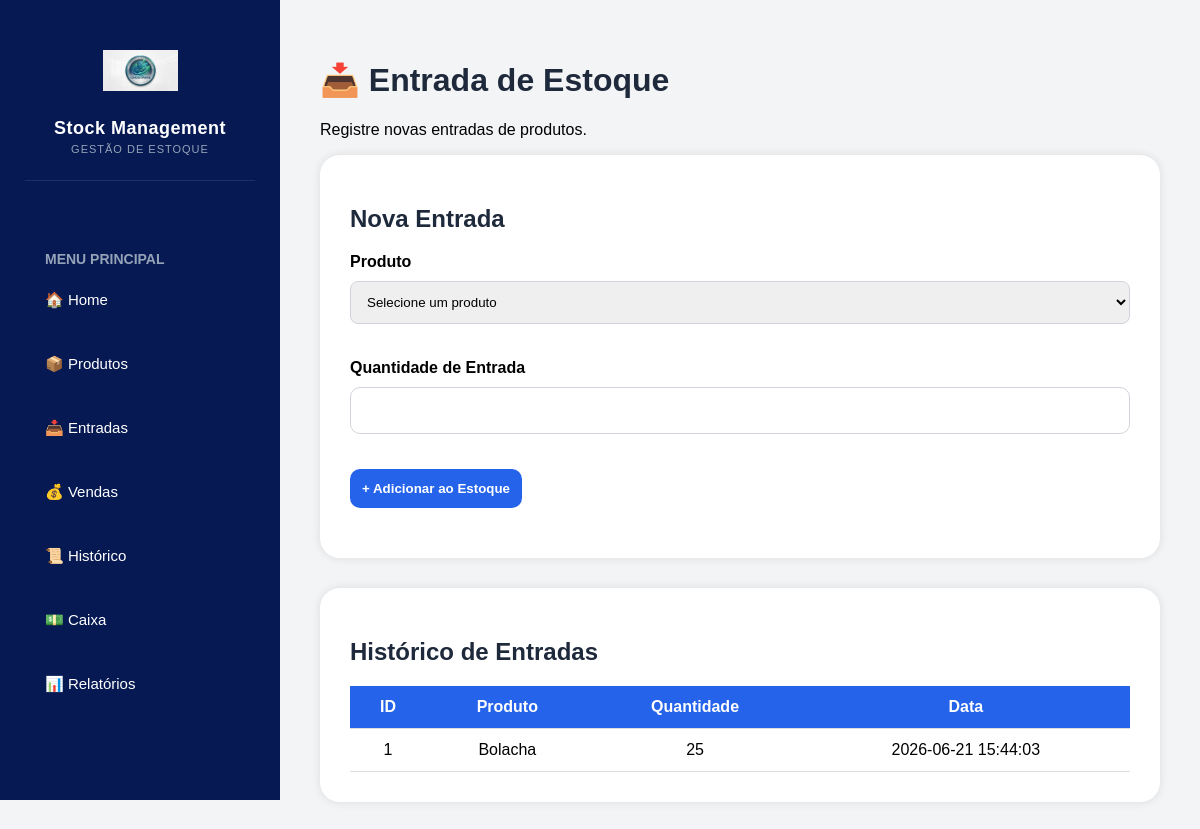
/entries, run on an earlier commit of the app's database.
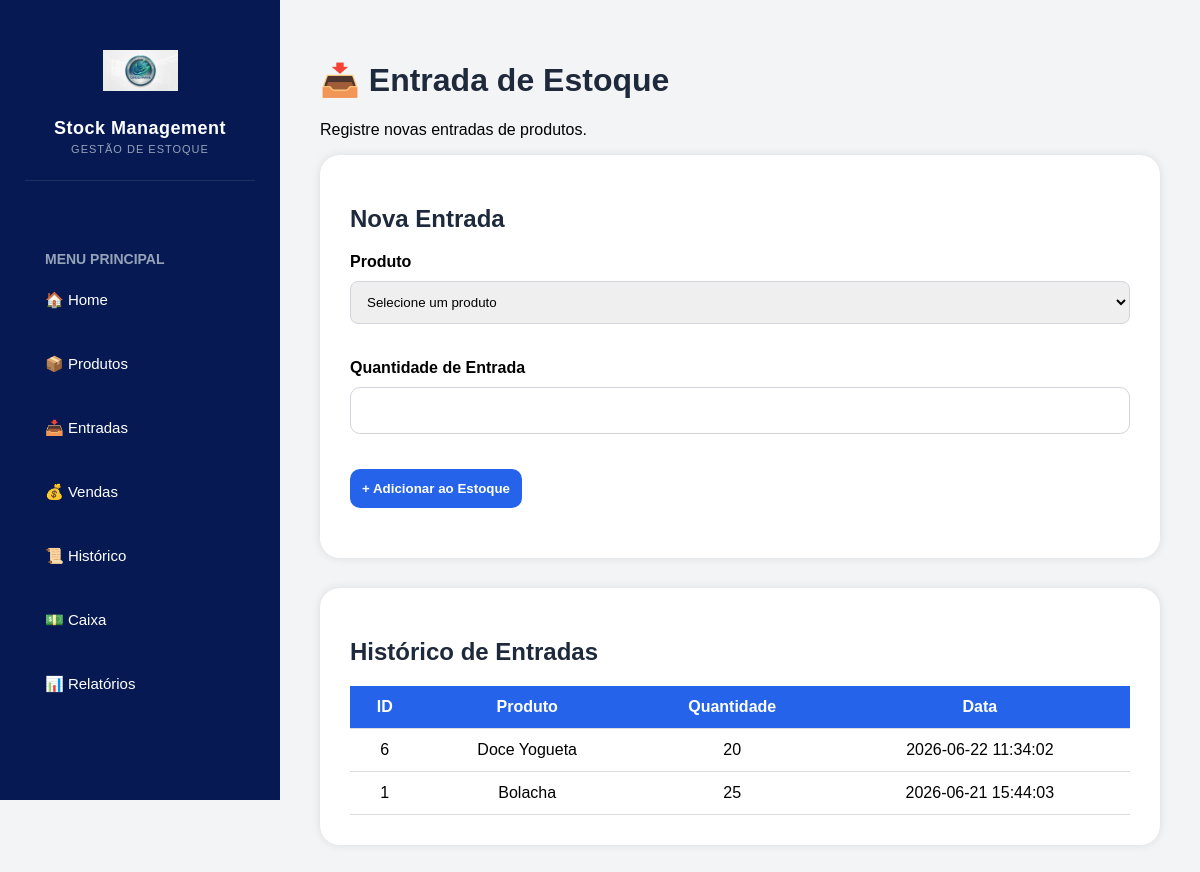
And on a later commit of the database.
### tables this page shows
CREATE TABLE stock_movements (

    id INTEGER PRIMARY KEY AUTOINCREMENT,
    
    product_id INTEGER NOT NULL,
    
    movement_type TEXT NOT NULL,
    
    quantity INTEGER NOT NULL,
    
    date TIMESTAMP DEFAULT CURRENT_TIMESTAMP
    
, total_value REAL DEFAULT 0);

CREATE TABLE products (
    id INTEGER PRIMARY KEY AUTOINCREMENT,
    name TEXT NOT NULL,
    quantity INTEGER NOT NULL,
    purchase_price REAL NOT NULL,
    selling_price REAL NOT NULL
, minimum_stock INTEGER DEFAULT 5);

### app.py (the view, shortened to what this page needs)
@app.route('/entries', methods=['GET', 'POST'])
def entries():
    connection = sqlite3.connect('database/database.db')
    cursor = connection.cursor()
    cursor.execute(
        '''
        SELECT id, name, quantity
        FROM products
        ORDER BY name
        '''
    )
    products = cursor.fetchall()
    cursor.execute(
        '''
        SELECT
            stock_movements.id,
            products.name,
            stock_movements.quantity,
            stock_movements.date

        FROM stock_movements

        INNER JOIN products
        ON products.id = stock_movements.product_id

        WHERE stock_movements.movement_type='Entrada'

        ORDER BY stock_movements.id DESC
        '''
    )
    movements = cursor.fetchall()
    connection.close()
    return render_template(
        'entries.html',
        products=products,
        movements=movements
     )

### templates/entries.html (shortened to what this page needs)
{% extends 'base.html' %}
{% block content %}
<h1>📥 Entrada de Estoque</h1>
<p>
Registre novas entradas de produtos.
</p>
<div class="card">
    <h2>Nova Entrada</h2>
    <form method="POST">
        <label>Produto</label>
        <select name="product_id" required>
            <option value="">
                Selecione um produto
            </option>
        </select>
        <label>Quantidade de Entrada</label>
        <input
            type="number"
            name="quantity"
            min="1"
            required
        >
        <button class="btn-blue">
            + Adicionar ao Estoque
        </button>
    </form>
</div>
<div class="card">
    <h2>Histórico de Entradas</h2>
    <table>
        <tr>
            <th>ID</th>
            <th>Produto</th>
            <th>Quantidade</th>
            <th>Data</th>
        </tr>
        {% for movement in movements %}
        <tr>
            <td>{{ movement[0] }}</td>
            <td>{{ movement[1] }}</td>
            <td>{{ movement[2] }}</td>
            <td>{{ movement[3] }}</td>
        </tr>
        {% endfor %}
    </table>
</div>
{% endblock %}

What changed in the data, as far as the page shows it:
added stock_movements: id "6", name "Doce Yogueta", quantity "20", date "2026-06-22 11:34:02"
